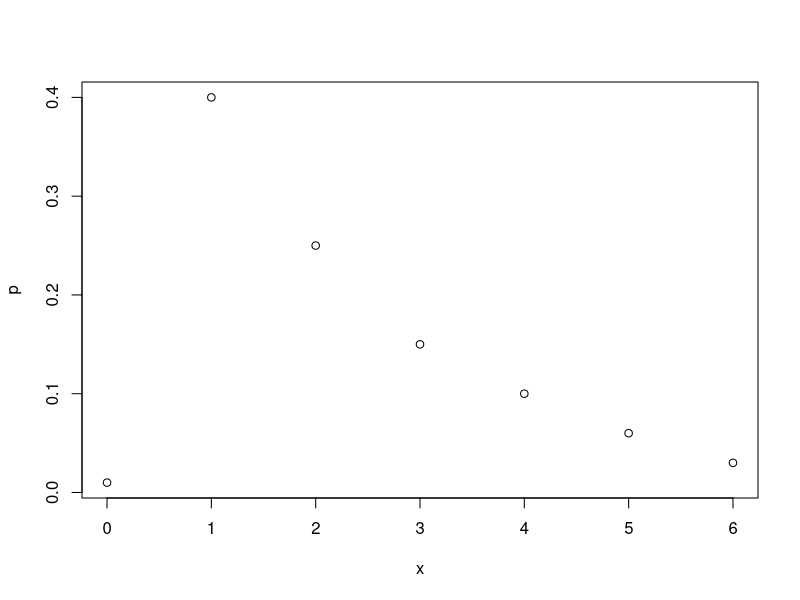
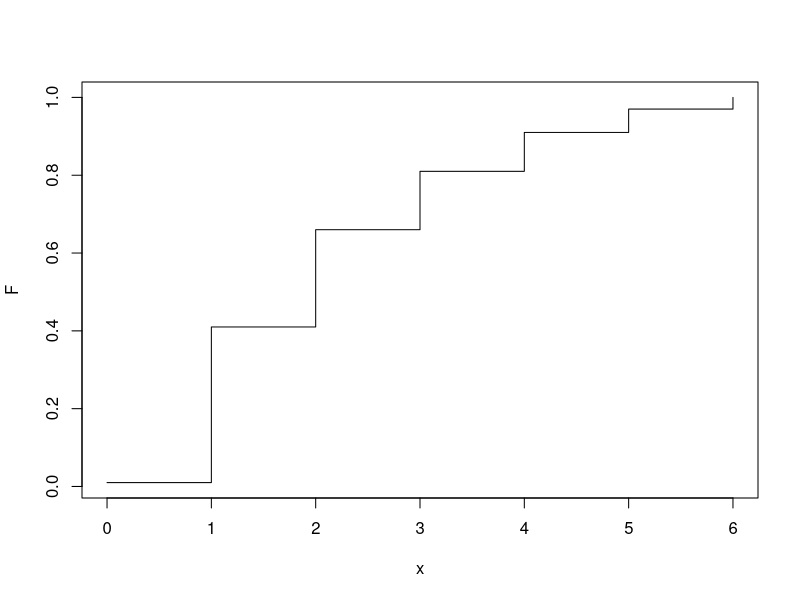
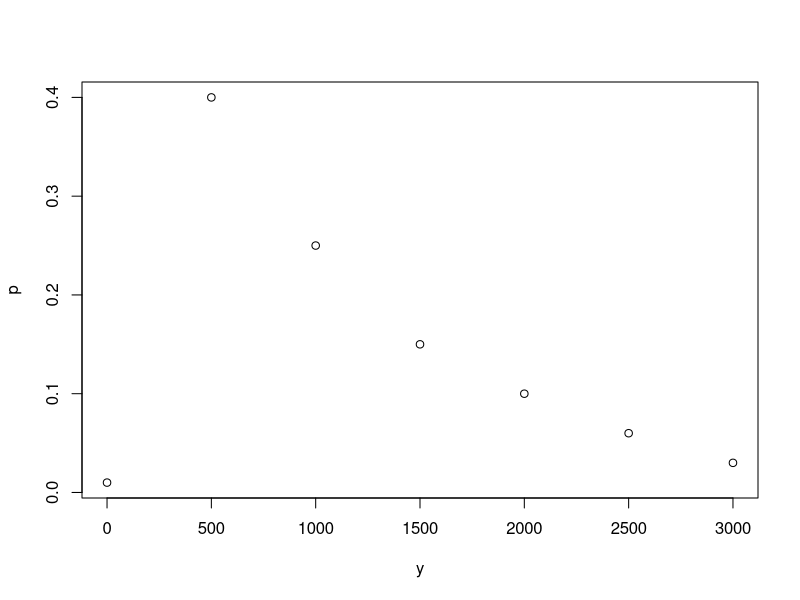
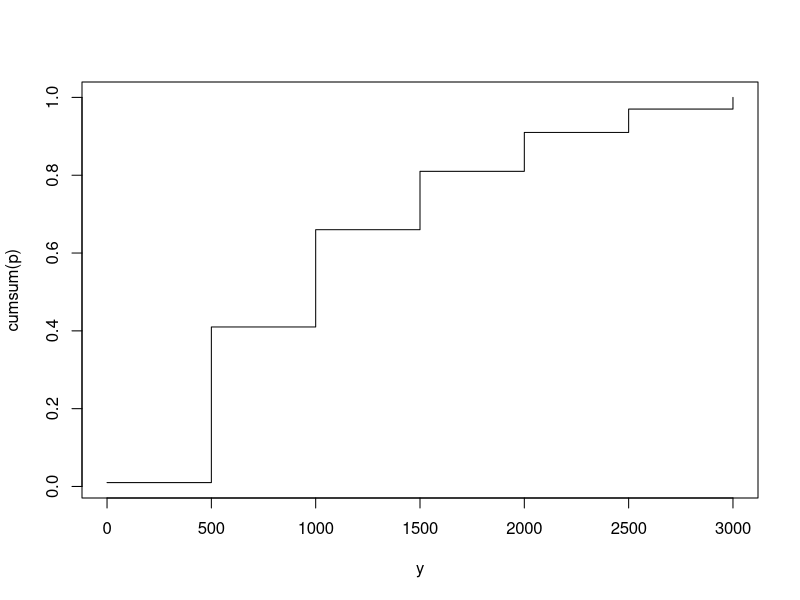
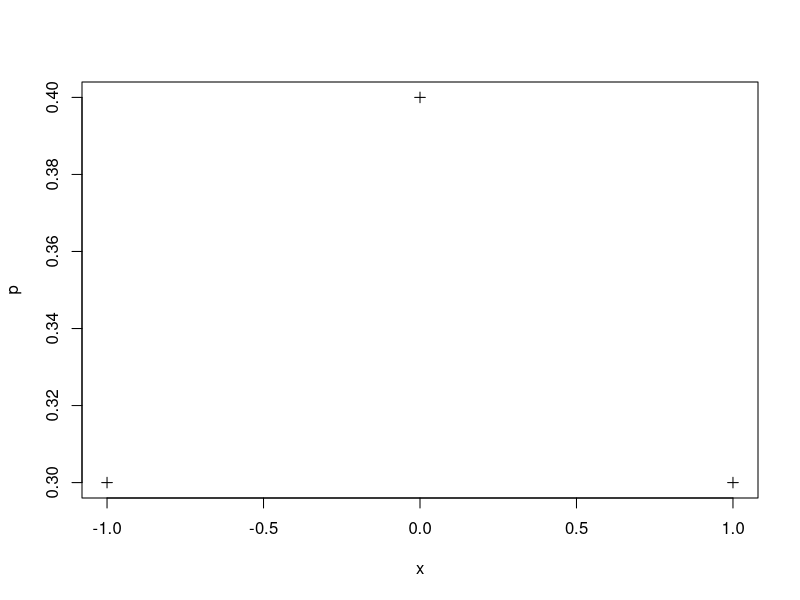
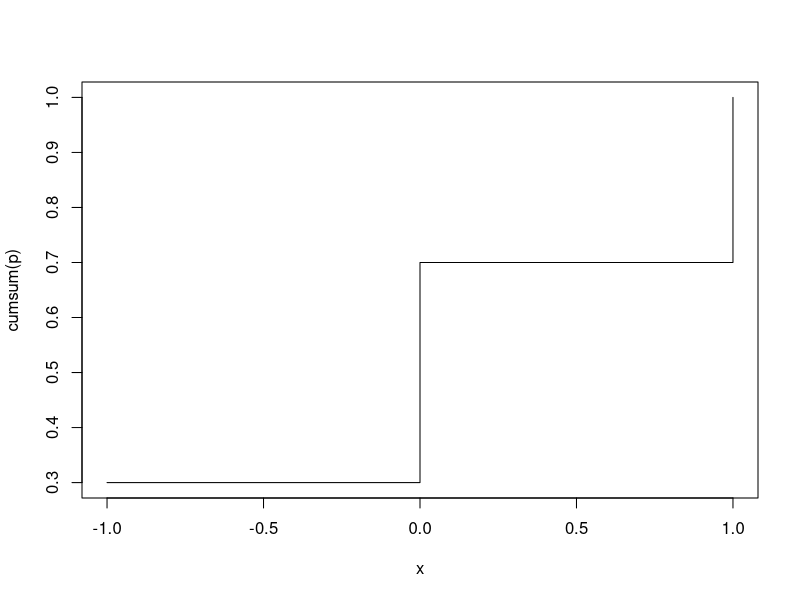
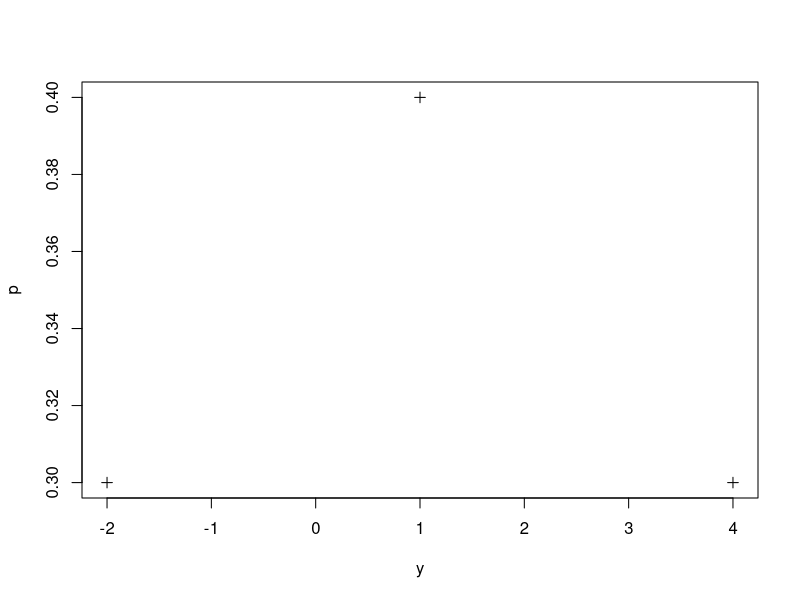
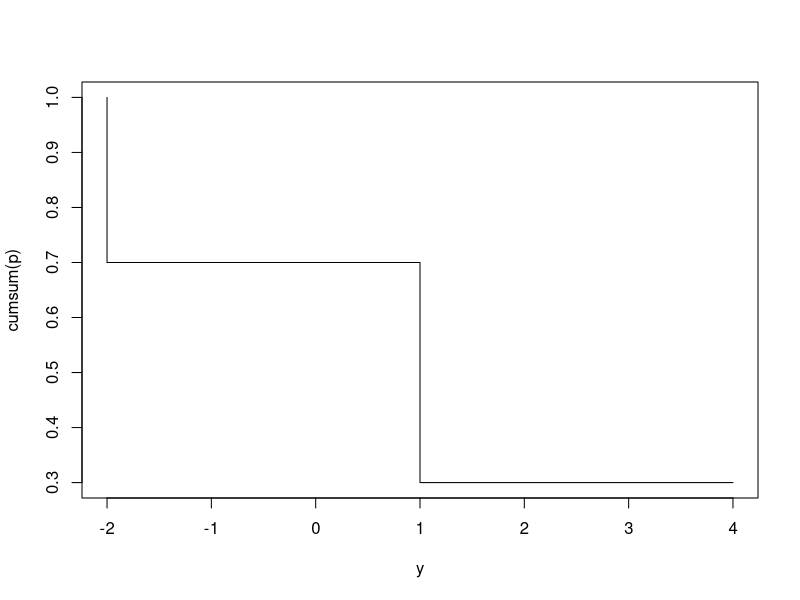

Reproduce these figures in R, in order.
# ......................................................................................
# ........................Cvičení 3 - Diskrétní náhodná veličina........................
# ..................Martina Litschmannová, Adéla Vrtková, Michal Béreš..................
# ......................................................................................

# Nezobrazuje-li se vám text korektně, nastavte File \ Reopen with Encoding... na UTF-8
# Pro zobrazení obsahu skriptu použijte CTRL+SHIFT+O
# Pro spouštění příkazů v jednotlivých řádcích použijte CTRL+ENTER

#  Příklady ####
# * Příklad 1 ####
# Majitel servisního střediska nabídl prodejně automobilů, která si zřídila autopůjčovnu
# své služby. Za každý automobil zapůjčený jeho prostřednictvím obdrží od autopůjčovny 
# 500,- Kč. Zároveň se však zavázal, že každý den investuje do údržby zapůjčených 
# automobilů 800,- Kč. Počet automobilů zapůjčených prostřednictvím servisního střediska 
# za 1 den je popsán následující pravděpodobnostní funkcí:
# Obrázek viz sbírka úloh.

# ** 1a) ####
# Hodnota pravděpodobnostní funkce pro 5 automobilů byla špatně čitelná. Určete ji:
x = c(0,1,2,3,4,5,6)
p = c(0.01,0.40,0.25,0.15,0.10,0,0.03) # za neznámou hodnotu p-stní funkce P(5) dosadíme v prvním kroku 0
p[6] = 1 - sum(p) # zápis pro x=5 je 6. pozice

# Vizualizace p-stní f-ce aneb začínáme s grafikou
plot(x, p)

# ** 1b) ####
# Určete a zakreslete distribuční funkci náhodné veličiny X, která je definována jako
# počet zapůjčených automobilů.
p
F = cumsum(p)
F

plot(x, F, type="s") # zjednodušený graf distribuční funkce

# ** 1c)  ####
# Určete střední hodnotu, rozptyl, směrodatnou odchylku a modus počtu zapůjčených
# automobilů během jednoho dne.

# Střední hodnota
EX = sum(x*p)

# Rozptyl
EX2 = sum(x*x*p)  # druhý obecný moment
DX = EX2 - EX^2

# Směrodatná odchylka
sigma.X = sqrt(DX)

# ** 1d) ####
# Určete pravděpodobnostní funkci a distribuční funkci náhodné veličiny Y, která je
# definována jako denní příjem majitele servisu.

y = 500*x
plot(y, p)

# Distribuční funkce
plot(y,cumsum(p),type = "s")

# ** 1e)  ####
# Určete střední hodnotu, směrodatnou odchylku a modus příjmu majitele servisu ze
# zapůjčených automobilů během jednoho dne.

# Střední hodnota
EY = sum(y*p)

# Rozptyl
EY2 = sum(y*y*p)  # druhý obecný moment
DY = EY2 - EY^2

# Směrodatná odchylka
sigma.Y = sqrt(DY)

# ** 1f)  ####
# Určete pravděpodobnost, že příjem majitele servisu (náhodná veličina Y) z půjčování
# automobilů převýší jeho výdaje.

# zisk
z=500*x-800
z

# příjem převýší výdaje, když je zisk kladný
z > 0
p
sum(p[z>0])

# ** 1g)  ####
# Určete střední hodnotu, směrodatnou odchylku a modus náhodné veličiny Z, která je
# definována jako zisk majitele servisu ze zapůjčených automobilů během jednoho dne.

# Střední hodnota
EZ = sum(z*p)

# Rozptyl
EZ2 = sum(z*z*p)  # druhý obecný moment
DZ = EZ2 - EZ^2

# Směrodatná odchylka
sigma.Z = sqrt(DZ)

# * Příklad 2 ####
# Pro distribuční funkci náhodné veličiny X platí:
# 
# $F(x)=\begin{cases}
# 0   &      x \leq -1 \\
# 0.3 & -1 < x \leq  0 \\
# 0.7 &  0 < x \leq  1 \\
# 1   & -1 < x
# \end{cases}$
# 
# ** 2a)  ####
# Určete pravděpodobnostní funkci náhodné veličiny X, její střední hodnotu a směrodatnou
# odchylku.

F = c(0, 0.3, 0.7, 1)
x = c(-1,0,1)


p = diff(F) # F[i+1]-F[i]

plot(x,p,pch = 3) # pravděpodobnostní funkce
plot(x,cumsum(p),"s") # distribuční funkce

# Všimněte si vlivu "počítačové aritmetiky na výpočet souhrnných charakteristik"
# Střední hodnota
EX = sum(x*p)

# Rozptyl
EX2 = sum(x*x*p)  # druhý obecný moment
DX = EX2 - EX^2

# Směrodatná odchylka
sigma.X = sqrt(DX)

# Pro odstranění nedostatku raději nastavíme přesnost vstupních údajů
x= round(x,0)
p = round(p,1)
# Střední hodnota
EX = sum(x*p)

# Rozptyl
EX2 = sum(x*x*p)  # druhý obecný moment
DX = EX2 - EX^2

# Směrodatná odchylka
sigma.X = sqrt(DX)

# ** 2b)  ####
# Náhodná veličina Y = 1 − 3X, určete P(y), F(y), E(Y), D(Y).

y = 1 - 3*x
plot(y,p,pch = 3) # všimněte si automaticky ořezaného rozsahu osy y

plot(y,cumsum(p),type = "s")   # Nesmyslný výstup - čím je to způsobeno?
y
p

# Setřídění pravděpodobnostní funkce podle hodnot NV Y (vzestupně)
y
sort(y) # setřídění hodnot NV Y

# Jak setřídit f-ci p podle NV Y?
idx_sorted = order(y) # funkce order vrátí indexy setříděného pořadí
idx_sorted
y = y[idx_sorted] # hodnoty NV Y setříděny vzestupně
p = p[idx_sorted] # hodnoty p setříděny dle hodnot NV Y
p

plot(y,cumsum(p),type = "s") # opět pozor na automatické oříznutí osy y

# Střední hodnota
EY = sum(y*p)

# Rozptyl
EY2 = sum(y*y*p)  # druhý obecný moment
DY = EY2 - EY^2

# Směrodatná odchylka
sigma.Y = sqrt(DY)

# ** 2c)  ####
# Náhodná veličina W = $3X^2$, určete P(w), F(w), E(W), D(W).

w = 3*x*x
w

plot(w,p,pch = 3)
plot(w,cumsum(p),type = "s") # Opět nesmyslný výstup. Kde se stala chyba?

# V tomto případě lze opravit "ručně":
w = c(0,3)
p = c(0.4,0.6)

plot(w,p,pch = 3)
plot(w,cumsum(p),type = "s")
# Střední hodnota
EW = sum(w*p)

# Rozptyl
EW2 = sum(w*w*p)  # druhý obecný moment
DW = EW2 - EW^2

# Směrodatná odchylka
sigma.W = sqrt(DW)

# * Příklad 3 ####
# V dílně jsou dva stroje pracující nezávisle na sobě. Pravděpodobnost poruchy prvního
# stroje je 0,2, pravděpodobnost poruchy druhého stroje je 0,3. Náhodná veličina X je
# definována jako počet současně porouchaných strojů. Určete:

# ** 3a)  ####
# pravděpodobnostní funkci náhodné veličiny X,

x = c(0, 1, 2)
p1 = 0.2 # pravděpodobnost poruchy stroje 1
p2 = 0.3 # pravděpodobnost poruchy stroje 2

p = x*0 # inicializace pole o stejné velikosti jako je velikost x
# spočteme jednotlivé pravděpodobnosti počtu porouchaných strojů
p[1] = (1 - p1)*(1 - p2) # 0 porouchaných tedy oba v provozu
p[3] = p1*p2 # 2 tedy porouchané oba

# p[2] lze vypočítat na základě úvahy, že součet všech p-stí musí být 1
p
p[2] = 1 - sum(p)
p
# nebo na základě úvahy, že právě jeden stroj (buď první nebo druhý) bude porouchaný
p[2] = (1 - p1)*p2 + p1*(1 - p2) 
p

plot(x,p,pch = 3)

# ** 3b) ####
# distribuční funkci náhodné veličiny X,

plot(x,cumsum(p),type = "s")

# ** 3c) ####
# střední hodnotu a rozptyl náhodné veličiny X.

# Střední hodnota
EX = sum(x*p)

# Rozptyl
EX2 = sum(x*x*p)  # druhý obecný moment
DX = EX2 - EX^2

# Směrodatná odchylka
sigma.X = sqrt(DX)


